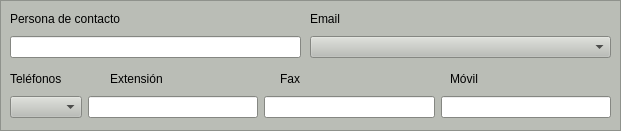
  <widget class="QFrame" name="frame_3">
   <property name="geometry">
    <rect>
     <x>10</x>
     <y>270</y>
     <width>621</width>
     <height>131</height>
    </rect>
   </property>
   <property name="palette">
    <palette>
     <active>
      <colorrole role="WindowText">
       <brush brushstyle="SolidPattern">
        <color alpha="255">
         <red>0</red>
         <green>0</green>
         <blue>0</blue>
        </color>
       </brush>
      </colorrole>
      <colorrole role="Button">
       <brush brushstyle="SolidPattern">
        <color alpha="255">
         <red>186</red>
         <green>189</green>
         <blue>182</blue>
        </color>
       </brush>
      </colorrole>
      <colorrole role="Light">
       <brush brushstyle="SolidPattern">
        <color alpha="255">
         <red>255</red>
         <green>255</green>
         <blue>255</blue>
        </color>
       </brush>
      </colorrole>
      <colorrole role="Midlight">
       <brush brushstyle="SolidPattern">
        <color alpha="255">
         <red>220</red>
         <green>222</green>
         <blue>218</blue>
        </color>
       </brush>
      </colorrole>
      <colorrole role="Dark">
       <brush brushstyle="SolidPattern">
        <color alpha="255">
         <red>93</red>
         <green>94</green>
         <blue>91</blue>
        </color>
       </brush>
      </colorrole>
      <colorrole role="Mid">
       <brush brushstyle="SolidPattern">
        <color alpha="255">
         <red>124</red>
         <green>126</green>
         <blue>121</blue>
        </color>
       </brush>
      </colorrole>
      <colorrole role="Text">
       <brush brushstyle="SolidPattern">
        <color alpha="255">
         <red>0</red>
         <green>0</green>
         <blue>0</blue>
        </color>
       </brush>
      </colorrole>
      <colorrole role="BrightText">
       <brush brushstyle="SolidPattern">
        <color alpha="255">
         <red>255</red>
         <green>255</green>
         <blue>255</blue>
        </color>
       </brush>
      </colorrole>
      <colorrole role="ButtonText">
       <brush brushstyle="SolidPattern">
        <color alpha="255">
         <red>0</red>
         <green>0</green>
         <blue>0</blue>
        </color>
       </brush>
      </colorrole>
      <colorrole role="Base">
       <brush brushstyle="SolidPattern">
        <color alpha="255">
         <red>255</red>
         <green>255</green>
         <blue>255</blue>
        </color>
       </brush>
      </colorrole>
      <colorrole role="Window">
       <brush brushstyle="SolidPattern">
        <color alpha="255">
         <red>186</red>
         <green>189</green>
         <blue>182</blue>
        </color>
       </brush>
      </colorrole>
      <colorrole role="Shadow">
       <brush brushstyle="SolidPattern">
        <color alpha="255">
         <red>0</red>
         <green>0</green>
         <blue>0</blue>
        </color>
       </brush>
      </colorrole>
      <colorrole role="AlternateBase">
       <brush brushstyle="SolidPattern">
        <color alpha="255">
         <red>220</red>
         <green>222</green>
         <blue>218</blue>
        </color>
       </brush>
      </colorrole>
      <colorrole role="ToolTipBase">
       <brush brushstyle="SolidPattern">
        <color alpha="255">
         <red>255</red>
         <green>255</green>
         <blue>220</blue>
        </color>
       </brush>
      </colorrole>
      <colorrole role="ToolTipText">
       <brush brushstyle="SolidPattern">
        <color alpha="255">
         <red>0</red>
         <green>0</green>
         <blue>0</blue>
        </color>
       </brush>
      </colorrole>
     </active>
     <inactive>
      <colorrole role="WindowText">
       <brush brushstyle="SolidPattern">
        <color alpha="255">
         <red>0</red>
         <green>0</green>
         <blue>0</blue>
        </color>
       </brush>
      </colorrole>
      <colorrole role="Button">
       <brush brushstyle="SolidPattern">
        <color alpha="255">
         <red>186</red>
         <green>189</green>
         <blue>182</blue>
        </color>
       </brush>
      </colorrole>
      <colorrole role="Light">
       <brush brushstyle="SolidPattern">
        <color alpha="255">
         <red>255</red>
         <green>255</green>
         <blue>255</blue>
        </color>
       </brush>
      </colorrole>
      <colorrole role="Midlight">
       <brush brushstyle="SolidPattern">
        <color alpha="255">
         <red>220</red>
         <green>222</green>
         <blue>218</blue>
        </color>
       </brush>
      </colorrole>
      <colorrole role="Dark">
       <brush brushstyle="SolidPattern">
        <color alpha="255">
         <red>93</red>
         <green>94</green>
         <blue>91</blue>
        </color>
       </brush>
      </colorrole>
      <colorrole role="Mid">
       <brush brushstyle="SolidPattern">
        <color alpha="255">
         <red>124</red>
         <green>126</green>
         <blue>121</blue>
        </color>
       </brush>
      </colorrole>
      <colorrole role="Text">
       <brush brushstyle="SolidPattern">
        <color alpha="255">
         <red>0</red>
         <green>0</green>
         <blue>0</blue>
        </color>
       </brush>
      </colorrole>
      <colorrole role="BrightText">
       <brush brushstyle="SolidPattern">
        <color alpha="255">
         <red>255</red>
         <green>255</green>
         <blue>255</blue>
        </color>
       </brush>
      </colorrole>
      <colorrole role="ButtonText">
       <brush brushstyle="SolidPattern">
        <color alpha="255">
         <red>0</red>
         <green>0</green>
         <blue>0</blue>
        </color>
       </brush>
      </colorrole>
      <colorrole role="Base">
       <brush brushstyle="SolidPattern">
        <color alpha="255">
         <red>255</red>
         <green>255</green>
         <blue>255</blue>
        </color>
       </brush>
      </colorrole>
      <colorrole role="Window">
       <brush brushstyle="SolidPattern">
        <color alpha="255">
         <red>186</red>
         <green>189</green>
         <blue>182</blue>
        </color>
       </brush>
      </colorrole>
      <colorrole role="Shadow">
       <brush brushstyle="SolidPattern">
        <color alpha="255">
         <red>0</red>
         <green>0</green>
         <blue>0</blue>
        </color>
       </brush>
      </colorrole>
      <colorrole role="AlternateBase">
       <brush brushstyle="SolidPattern">
        <color alpha="255">
         <red>220</red>
         <green>222</green>
         <blue>218</blue>
        </color>
       </brush>
      </colorrole>
      <colorrole role="ToolTipBase">
       <brush brushstyle="SolidPattern">
        <color alpha="255">
         <red>255</red>
         <green>255</green>
         <blue>220</blue>
        </color>
       </brush>
      </colorrole>
      <colorrole role="ToolTipText">
       <brush brushstyle="SolidPattern">
        <color alpha="255">
         <red>0</red>
         <green>0</green>
         <blue>0</blue>
        </color>
       </brush>
      </colorrole>
     </inactive>
     <disabled>
      <colorrole role="WindowText">
       <brush brushstyle="SolidPattern">
        <color alpha="255">
         <red>93</red>
         <green>94</green>
         <blue>91</blue>
        </color>
       </brush>
      </colorrole>
      <colorrole role="Button">
       <brush brushstyle="SolidPattern">
        <color alpha="255">
         <red>186</red>
         <green>189</green>
         <blue>182</blue>
        </color>
       </brush>
      </colorrole>
      <colorrole role="Light">
       <brush brushstyle="SolidPattern">
        <color alpha="255">
         <red>255</red>
         <green>255</green>
         <blue>255</blue>
        </color>
       </brush>
      </colorrole>
      <colorrole role="Midlight">
       <brush brushstyle="SolidPattern">
        <color alpha="255">
         <red>220</red>
         <green>222</green>
         <blue>218</blue>
        </color>
       </brush>
      </colorrole>
      <colorrole role="Dark">
       <brush brushstyle="SolidPattern">
        <color alpha="255">
         <red>93</red>
         <green>94</green>
         <blue>91</blue>
        </color>
       </brush>
      </colorrole>
      <colorrole role="Mid">
       <brush brushstyle="SolidPattern">
        <color alpha="255">
         <red>124</red>
         <green>126</green>
         <blue>121</blue>
        </color>
       </brush>
      </colorrole>
      <colorrole role="Text">
       <brush brushstyle="SolidPattern">
        <color alpha="255">
         <red>93</red>
         <green>94</green>
         <blue>91</blue>
        </color>
       </brush>
      </colorrole>
      <colorrole role="BrightText">
       <brush brushstyle="SolidPattern">
        <color alpha="255">
         <red>255</red>
         <green>255</green>
         <blue>255</blue>
        </color>
       </brush>
      </colorrole>
      <colorrole role="ButtonText">
       <brush brushstyle="SolidPattern">
        <color alpha="255">
         <red>93</red>
         <green>94</green>
         <blue>91</blue>
        </color>
       </brush>
      </colorrole>
      <colorrole role="Base">
       <brush brushstyle="SolidPattern">
        <color alpha="255">
         <red>186</red>
         <green>189</green>
         <blue>182</blue>
        </color>
       </brush>
      </colorrole>
      <colorrole role="Window">
       <brush brushstyle="SolidPattern">
        <color alpha="255">
         <red>186</red>
         <green>189</green>
         <blue>182</blue>
        </color>
       </brush>
      </colorrole>
      <colorrole role="Shadow">
       <brush brushstyle="SolidPattern">
        <color alpha="255">
         <red>0</red>
         <green>0</green>
         <blue>0</blue>
        </color>
       </brush>
      </colorrole>
      <colorrole role="AlternateBase">
       <brush brushstyle="SolidPattern">
        <color alpha="255">
         <red>186</red>
         <green>189</green>
         <blue>182</blue>
        </color>
       </brush>
      </colorrole>
      <colorrole role="ToolTipBase">
       <brush brushstyle="SolidPattern">
        <color alpha="255">
         <red>255</red>
         <green>255</green>
         <blue>220</blue>
        </color>
       </brush>
      </colorrole>
      <colorrole role="ToolTipText">
       <brush brushstyle="SolidPattern">
        <color alpha="255">
         <red>0</red>
         <green>0</green>
         <blue>0</blue>
        </color>
       </brush>
      </colorrole>
     </disabled>
    </palette>
   </property>
   <property name="frameShape">
    <enum>QFrame::StyledPanel</enum>
   </property>
   <property name="frameShadow">
    <enum>QFrame::Raised</enum>
   </property>
   <widget class="QLabel" name="label_11">
    <property name="geometry">
     <rect>
      <x>10</x>
      <y>10</y>
      <width>231</width>
      <height>17</height>
     </rect>
    </property>
    <property name="text">
     <string>Persona de contacto</string>
    </property>
   </widget>
   <widget class="QLabel" name="label_12">
    <property name="geometry">
     <rect>
      <x>10</x>
      <y>70</y>
      <width>71</width>
      <height>17</height>
     </rect>
    </property>
    <property name="text">
     <string>Teléfonos</string>
    </property>
   </widget>
   <widget class="QLabel" name="label_13">
    <property name="geometry">
     <rect>
      <x>110</x>
      <y>70</y>
      <width>71</width>
      <height>17</height>
     </rect>
    </property>
    <property name="text">
     <string>Extensión</string>
    </property>
   </widget>
   <widget class="QLabel" name="label_14">
    <property name="geometry">
     <rect>
      <x>280</x>
      <y>70</y>
      <width>62</width>
      <height>17</height>
     </rect>
    </property>
    <property name="text">
     <string>Fax</string>
    </property>
   </widget>
   <widget class="QLabel" name="label_15">
    <property name="geometry">
     <rect>
      <x>450</x>
      <y>70</y>
      <width>62</width>
      <height>17</height>
     </rect>
    </property>
    <property name="text">
     <string>Móvil</string>
    </property>
   </widget>
   <widget class="QLabel" name="label_16">
    <property name="geometry">
     <rect>
      <x>310</x>
      <y>10</y>
      <width>231</width>
      <height>17</height>
     </rect>
    </property>
    <property name="text">
     <string>Email</string>
    </property>
   </widget>
   <widget class="QWidget" name="layoutWidget">
    <property name="geometry">
     <rect>
      <x>10</x>
      <y>90</y>
      <width>601</width>
      <height>34</height>
     </rect>
    </property>
    <layout class="QHBoxLayout" name="horizontalLayout_6">
     <item>
      <widget class="QComboBox" name="comboBox_telefonos">
       <property name="editable">
        <bool>false</bool>
       </property>
      </widget>
     </item>
     <item>
      <widget class="QLineEdit" name="lineEdit_extension">
       <property name="text">
        <string/>
       </property>
       <property name="readOnly">
        <bool>true</bool>
       </property>
      </widget>
     </item>
     <item>
      <widget class="QLineEdit" name="lineEdit_fax">
       <property name="text">
        <string/>
       </property>
       <property name="readOnly">
        <bool>true</bool>
       </property>
      </widget>
     </item>
     <item>
      <widget class="QLineEdit" name="lineEdit_movil">
       <property name="text">
        <string/>
       </property>
       <property name="readOnly">
        <bool>true</bool>
       </property>
      </widget>
     </item>
    </layout>
   </widget>
   <widget class="QWidget" name="horizontalLayoutWidget_7">
    <property name="geometry">
     <rect>
      <x>10</x>
      <y>30</y>
      <width>291</width>
      <height>34</height>
     </rect>
    </property>
    <layout class="QHBoxLayout" name="horizontalLayout_16">
     <item>
      <widget class="QLineEdit" name="lineEdit_contacto">
       <property name="readOnly">
        <bool>true</bool>
       </property>
      </widget>
     </item>
    </layout>
   </widget>
   <widget class="QWidget" name="horizontalLayoutWidget_8">
    <property name="geometry">
     <rect>
      <x>310</x>
      <y>30</y>
      <width>301</width>
      <height>34</height>
     </rect>
    </property>
    <layout class="QHBoxLayout" name="horizontalLayout_17">
     <item>
      <widget class="QComboBox" name="comboBox_email">
       <property name="editable">
        <bool>false</bool>
       </property>
      </widget>
     </item>
    </layout>
   </widget>
  </widget>
